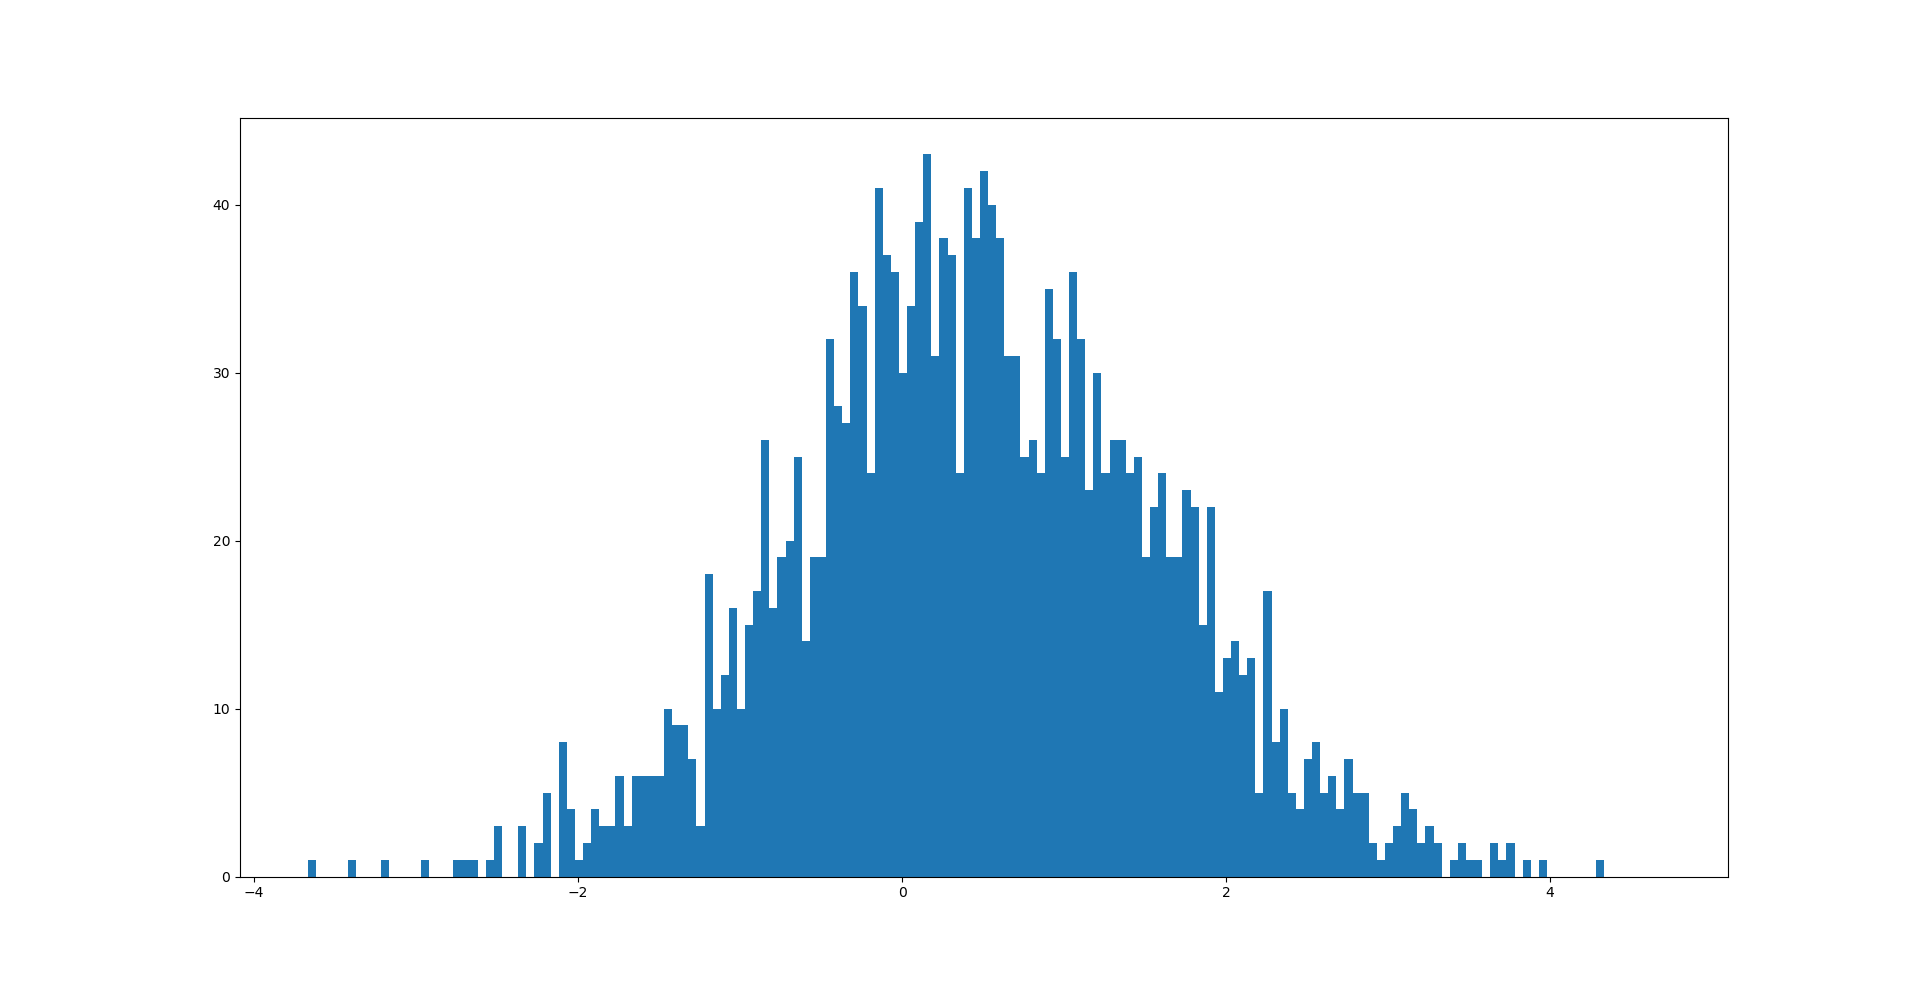

Source code (Python):
from numpy import arange 
import random
import matplotlib.pyplot as plt
mu = 0.1
sigma = 0.5

dt = 0.001

x0 = 0
tmax = 1
timesteps = arange(1000, 10000, 1000)

def generateFINALPOS(t):
	x = 0
	for i in t:
		x = x + mu * dt + sigma * random.gauss(0,1) * dt**0.5
	return x	

averageFinalPOS = []
#sdDEV = []
finallist = []
for j in timesteps:
	numofTrials = 2000
#	finalPOS = []
	for i in range(numofTrials):
		t_list = arange(0,j*dt, dt)
		end = generateFINALPOS(t_list)
#		finalPOS.append(end)
		finallist.append(end)
	
#	averageFinalPOS.append(sum(finalPOS) / len(finalPOS))
#	term1 = sum([i**2 for i in finalPOS]) / len(finalPOS)
#	term2 = (sum(finalPOS) / len(finalPOS) ) ** 2
#	
#	sdDEV.append(term1 - term2)
print(finallist)
n, bins, patches = plt.hist(finallist, bins = arange(min(finallist), max(finallist),0.05))

plt.show()
